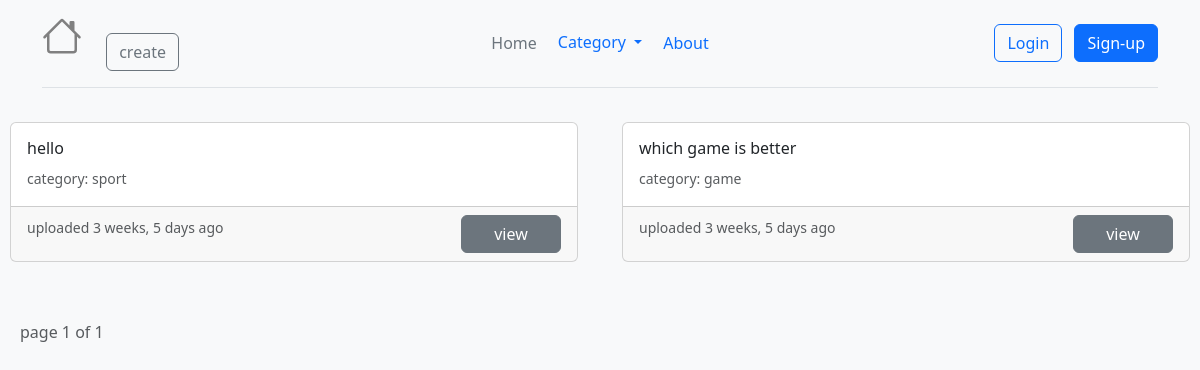
The app's page /, older data.
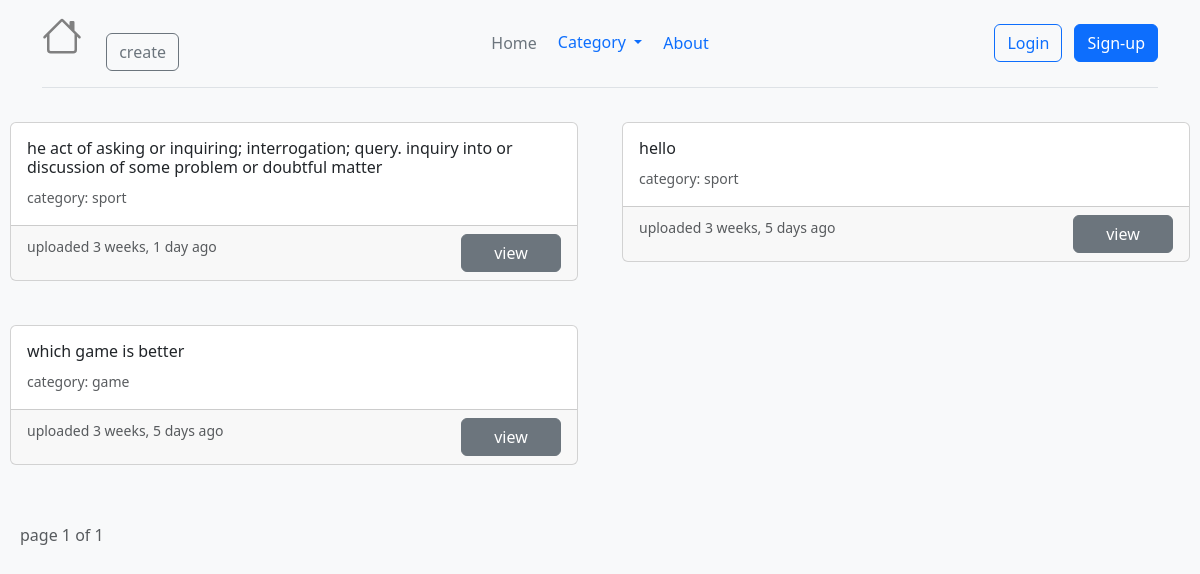
The same page, newer data.
### poll/models.py (models this page shows, shortened)
class Question(models.Model):
    author = models.ForeignKey(User, on_delete=models.CASCADE, related_name='questions')
    q_text = models.CharField(max_length=200)
    category = models.ForeignKey(Category, on_delete=models.CASCADE, related_name='questions')
    pub_date = models.DateTimeField('date published', auto_now_add=True)
    participants = models.ManyToManyField(User, blank=True)
    class Meta:
        ordering = ['-pub_date']
    def get_absolute_url(self):
        return reverse('poll_detail', kwargs={'id': self.id})

class Category(models.Model):
    name = models.CharField(max_length=100)
    slug = models.SlugField(max_length=100, unique=True)
    def __str__(self):
        return self.name
    def get_absolute_url(self):
        return reverse('poll_category', kwargs={'slug': self.slug})

### poll/views.py (the view)
# urls.py: path('', views.index, name='index'),
def index(request):
    p = Paginator(Question.objects.all(), 8)
    page = request.GET.get('page')
    questions = p.get_page(page)
    return render(request, 'index.html', {'questions': questions})

### poll/context_processors.py (called while the page is built)
def categories(request):
    return {'categories':Category.objects.all()}

### poll/templates/index.html (shortened to what this page needs)
{% extends 'base.html' %}
{% block content %}
    <div class="row row-cols-1 row-cols-md-2 g-4">
            {% for question in questions %}
                <div class="col">
                  <div class="card" style="margin: 10px">
                  <div class="card-body">
                    <h6 class="card-title">{{ question.q_text }}</h6>
                    <p class="card-text"><small class="text-body-secondary">category: {{ question.category }}</small></p>
                  </div>
                  <div class="card-footer">
                    <small class="text-body-secondary col">uploaded {{ question.pub_date|timesince }} ago</small>
                    <a href="{{ question.get_absolute_url }}" class="btn btn-secondary" style="float: right; width: 100px">view</a>
                  </div>
                </div>
              </div>
            {% endfor %}
        </div>
        <div style="margin-top: 30px; margin-left: 20px" class="mt-5 mb-3">
                <span class="text-body-secondary">
                    page {{ questions.number }} of {{ questions.paginator.num_pages }}
                </span>
            </div>
{% endblock %}

Row changes from the older to the newer data that the page shows:
added Question: q_text "he act of asking or inquiring; interrogation; query. inquiry into or discussion of some problem or doubtful matter", category "sport", pub_date "3 weeks, 1 day"
